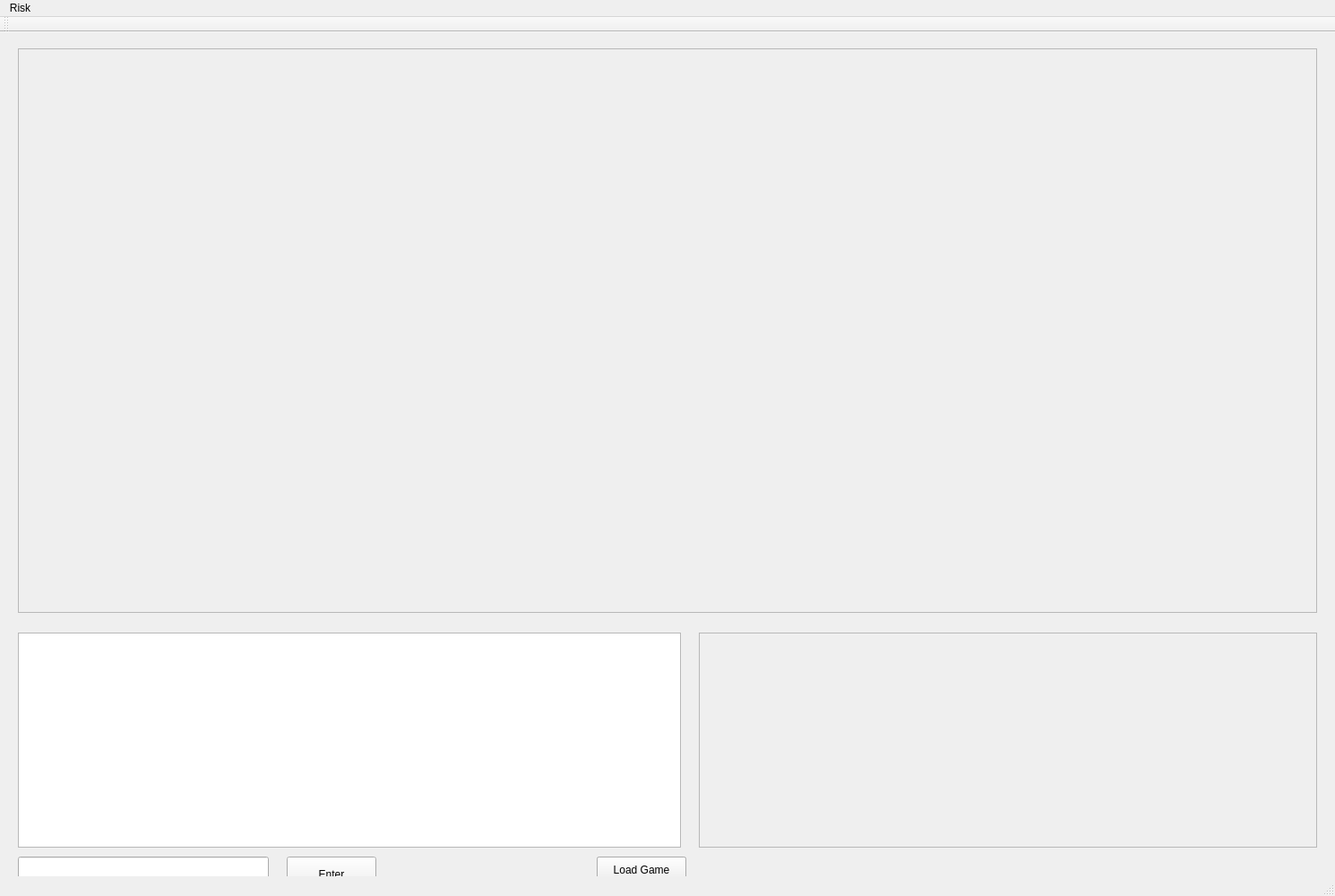
<?xml version="1.0" encoding="UTF-8"?>
<ui version="4.0">
 <class>RiskGUI</class>
 <widget class="QMainWindow" name="RiskGUI">
  <property name="geometry">
   <rect>
    <x>0</x>
    <y>0</y>
    <width>1490</width>
    <height>1000</height>
   </rect>
  </property>
  <property name="windowTitle">
   <string>RiskGUI</string>
  </property>
  <widget class="QWidget" name="centralWidget">
   <widget class="QTextBrowser" name="consoleOutput">
    <property name="geometry">
     <rect>
      <x>20</x>
      <y>670</y>
      <width>740</width>
      <height>240</height>
     </rect>
    </property>
   </widget>
   <widget class="QPushButton" name="enterButton">
    <property name="geometry">
     <rect>
      <x>320</x>
      <y>920</y>
      <width>100</width>
      <height>40</height>
     </rect>
    </property>
    <property name="text">
     <string>Enter</string>
    </property>
   </widget>
   <widget class="QLineEdit" name="lineInput">
    <property name="geometry">
     <rect>
      <x>20</x>
      <y>920</y>
      <width>280</width>
      <height>30</height>
     </rect>
    </property>
   </widget>
   <widget class="QPushButton" name="startButton">
    <property name="geometry">
     <rect>
      <x>666</x>
      <y>920</y>
      <width>100</width>
      <height>30</height>
     </rect>
    </property>
    <property name="text">
     <string>Start Game</string>
    </property>
    <property name="autoDefault">
     <bool>true</bool>
    </property>
   </widget>
   <widget class="QPushButton" name="loadButton">
    <property name="geometry">
     <rect>
      <x>666</x>
      <y>920</y>
      <width>100</width>
      <height>30</height>
     </rect>
    </property>
    <property name="text">
     <string>Load Game</string>
    </property>
    <property name="autoDefault">
     <bool>true</bool>
    </property>
   </widget>
   <widget class="QFrame" name="frame">
    <property name="geometry">
     <rect>
      <x>780</x>
      <y>670</y>
      <width>690</width>
      <height>240</height>
     </rect>
    </property>
    <property name="frameShape">
     <enum>QFrame::StyledPanel</enum>
    </property>
    <property name="frameShadow">
     <enum>QFrame::Raised</enum>
    </property>
   </widget>
   <widget class="QFrame" name="frame_2">
    <property name="geometry">
     <rect>
      <x>20</x>
      <y>18</y>
      <width>1450</width>
      <height>630</height>
     </rect>
    </property>
    <property name="frameShape">
     <enum>QFrame::StyledPanel</enum>
    </property>
    <property name="frameShadow">
     <enum>QFrame::Raised</enum>
    </property>
   </widget>
  </widget>
  <widget class="QMenuBar" name="menuBar">
   <property name="geometry">
    <rect>
     <x>0</x>
     <y>0</y>
     <width>1490</width>
     <height>22</height>
    </rect>
   </property>
   <widget class="QMenu" name="menuRisk">
    <property name="title">
     <string>Risk</string>
    </property>
    <addaction name="actionSettings"/>
    <addaction name="actionAbout"/>
   </widget>
   <addaction name="menuRisk"/>
  </widget>
  <widget class="QToolBar" name="mainToolBar">
   <attribute name="toolBarArea">
    <enum>TopToolBarArea</enum>
   </attribute>
   <attribute name="toolBarBreak">
    <bool>false</bool>
   </attribute>
  </widget>
  <widget class="QStatusBar" name="statusBar"/>
  <action name="actionSettings">
   <property name="checkable">
    <bool>false</bool>
   </property>
   <property name="text">
    <string>Settings</string>
   </property>
   <property name="menuRole">
    <enum>QAction::PreferencesRole</enum>
   </property>
  </action>
  <action name="actionAbout">
   <property name="text">
    <string>About</string>
   </property>
  </action>
 </widget>
 <layoutdefault spacing="6" margin="11"/>
 <resources/>
 <connections/>
</ui>
